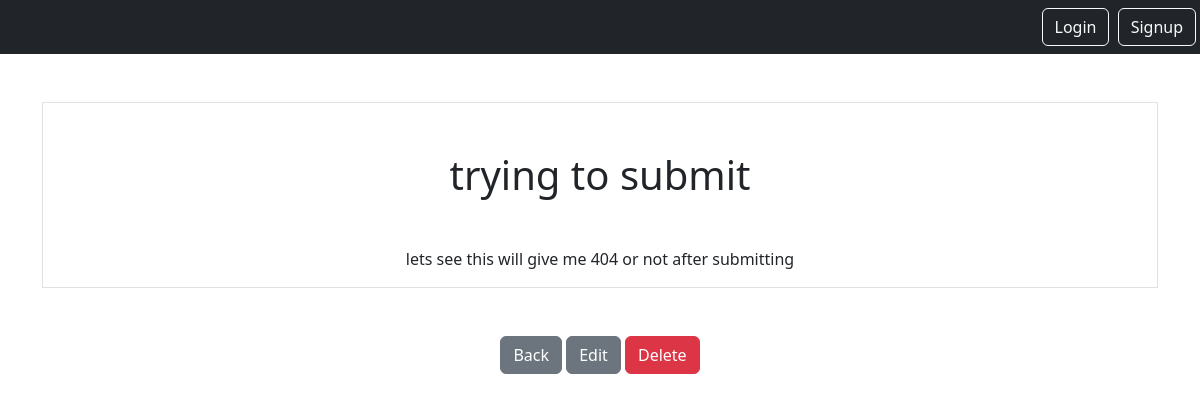
The app's page /smart/notes/8 with its own data.
### notes/models.py (models this page shows)
class Notes(models.Model):
    title=models.CharField(max_length=200)
    text=models.TextField()
    created=models.DateTimeField(auto_now_add=True)
    user = models.ForeignKey(User,on_delete=models.CASCADE,related_name="notes")

### notes/views.py (the view)
# urls.py: path('notes/<int:pk>',views.NotesDetailView.as_view(),name="notes.detail"),
class NotesDetailView(DetailView):
    model = Notes
    context_object_name = "note"
    template_name = "notes/note_detail.html"

### notes/templates/notes/note_detail.html
{% extends 'base.html' %}
{% block content %}
<div class="border round">
    <h1 class="my-5">{{note.title}}</h1>
    <p>{{note.text}}</p>
</div>
<a href="{% url 'notes.list' %}" class="btn btn-secondary my-5">Back</a>
<a href="{% url 'notes.update' pk=note.id %}" class="btn btn-secondary">Edit</a>
<a href="{% url 'notes.delete' pk=note.id %}" class="btn btn-danger">Delete</a>
{% endblock  %}

### records on screen
Notes: title "trying to submit", text "lets see this will give me 404 or not after submitting"
